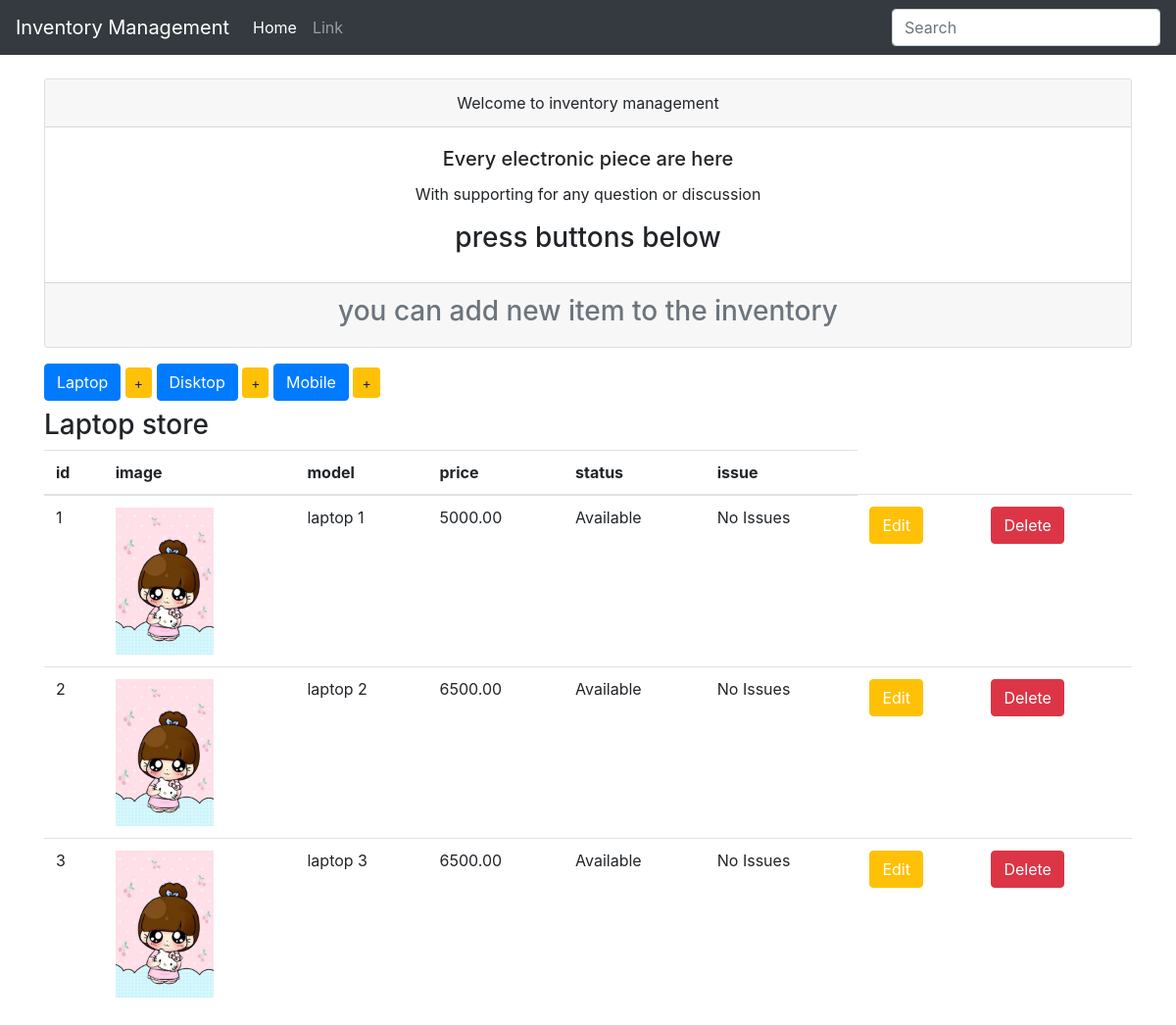
Before: /laptops/ with the older database file.
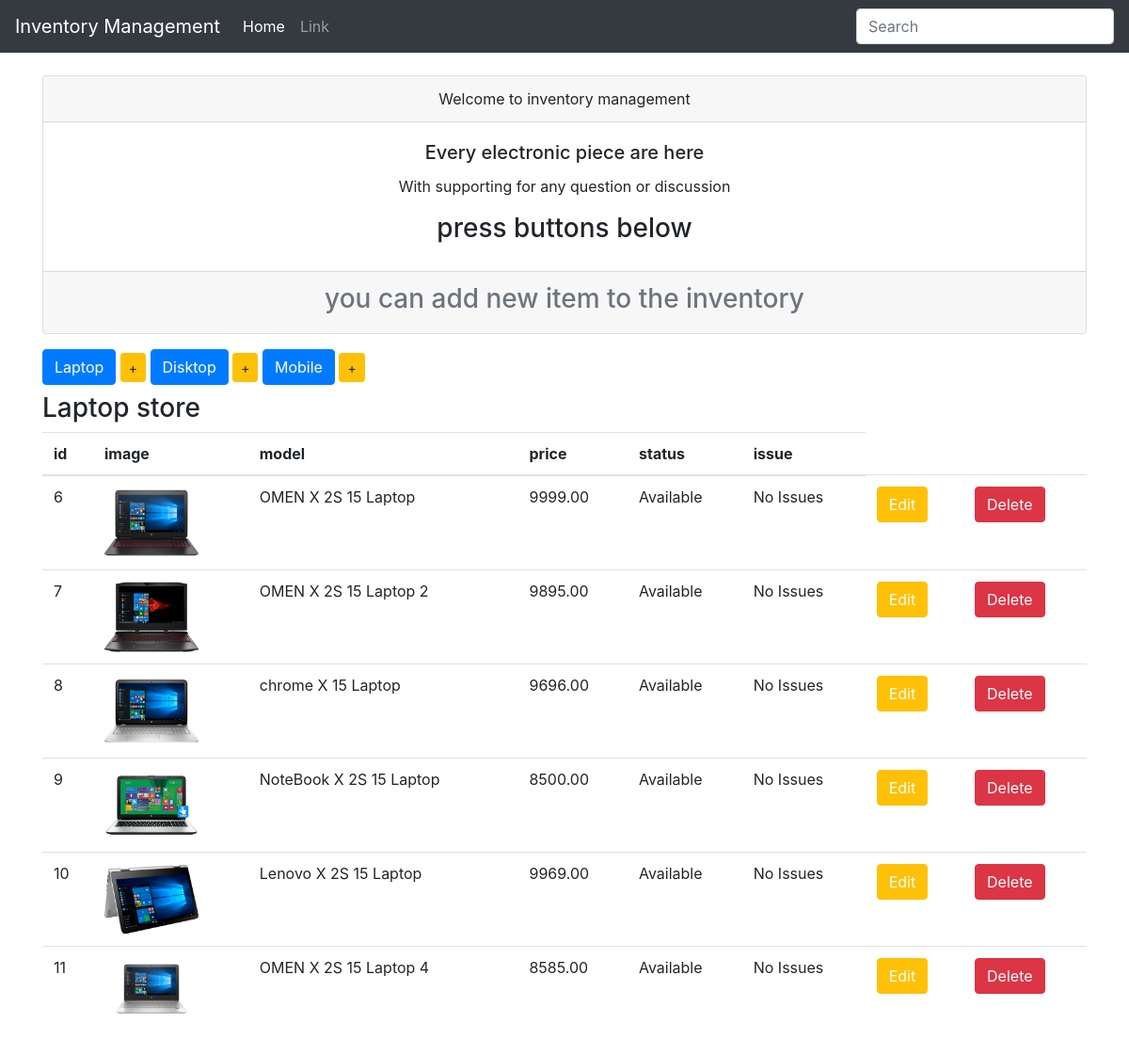
After: the same page with the newer database file.
### invent/models.py (models this page shows, shortened)
class Device(models.Model):
    choices = (('Available','item ready to be prushase'),('Sold','item has been sold'),('restoking','item is restoking in few days'))
    type = models.CharField(max_length=120,blank=False)
    price = models.DecimalField(max_digits=6,decimal_places=2)
    status = models.CharField(max_length=15,blank=False,choices=choices,default = 'Available')
    issue = models.CharField(max_length = 100,default='No Issues')
    class Meta:
        abstract = True

class Laptop(Device):
    image = models.ImageField(upload_to='Laptops_pic')
    name_of_class = models.CharField(max_length=20,default='Laptop',blank=True,null=True)

### invent/views.py (the view)
# urls.py: path('laptops/',views.display_laptops,name='display_Laptops'),
def  display_laptops(request):
    laptops = models.Laptop.objects.all()
    context = {'products':laptops,'header':'Laptop'}
    return render(request,'invent/index.html',context)

### invent/templates/invent/index.html (shortened to what this page needs)
{% extends 'invent/base.html'%}
{%load static%}
{%block content%}
<div class=" mt-4 card text-center">
  <div class="card-header">
    Welcome to inventory management
  </div>
  <div class="card-body">
    <h5 class="card-title">Every electronic piece are here</h5>
    <p class="card-text">With supporting for any question or discussion</p>
    <h3 class="center">press buttons below </h3>
  </div>
  <div class="card-footer text-muted">
    <h3>you can  add new item to the inventory</h3>
  </div>
</div>
<div class="mt-3 mb-2 button-group">
<a href="{%url 'display_Laptops' %}" class="btn btn-primary btn-md" role="button">Laptop</a>
<a href="{%url 'add_laptop' %}" class="btn btn-warning btn-sm" role="button">+</a>
<a href="{%url 'display_Desktops' %}" class="btn btn-primary btn-md" role="button">Disktop</a>
<a href="{%url 'add_desktop' %}" class="btn btn-warning btn-sm" role="button">+</a>
<a href="{%url 'display_Mobiles' %}" class="btn btn-primary btn-md" role="button">Mobile</a>
<a href="{%url 'add_mobile' %}" class="btn btn-warning btn-sm" role="button">+</a>
</div>
<h3> {{header}} store</h3>
<table class="table">
    <thead>
        <tr>
            <th>id</th>
            <th>image</th>
            <th>model</th>
            <th>price</th>
            <th>status</th>
            <th>issue</th>
        </tr>
    </thead>
    <tbody>
       {% for product in products %}
       <tr>
        <td>{{product.id}}</td>
        <td><img src="{{product.image.url}}"width ="100px"/></td>
        <td>{{product.type}}</td>
        <td>{{product.price}}</td>
        <td>{{product.status}}</td>
        <td>{{product.issue}}</td>
           {%if header == "Laptop"%}
           <td><a class="btn btn-warning md" href=" {% url 'edit_Laptop' product.id %} " role="button"style="color:#fff;">Edit</a></td>
           <td><a class="btn btn-danger md" href=" {% url 'delete_Laptop' product.id %} " role="button"style="color:#fff;">Delete</a></td>
           {%elif header == "Desktop"%}
          <td><a class="btn btn-warning md" href=" {% url 'edit_Desktop' product.id %} " role="button"style="color:#fff;">Edit</a></td>
          <td><a class="btn btn-danger md" href=" {% url 'delete_Desktop' product.id %} " role="button"style="color:#fff;">Delete</a></td>
           {%else%}
           <td><a class="btn btn-warning md" href=" {% url 'edit_Mobile' product.id %} " role="button"style="color:#fff;">Edit</a></td>
           <td><a class="btn btn-danger md" href=" {% url 'delete_Mobile' product.id %} " role="button"style="color:#fff;">Delete</a></td>
             {%endif%}
         </tr>
       {%endfor%}
    </tbody>
</table>
{%endblock%}

### invent/templates/invent/base.html (shortened to what this page needs)
{%load static%}
<html>
    <head>
        <link rel="stylesheet" href="{% static 'css/style.css' %}">
        <link rel="stylesheet" href="{% static 'css/bootstrap.min.css' %}">
    </head>
    <body>
        <nav class="navbar navbar-expand navbar-dark bg-dark">
        <a class="navbar-brand" href="#">Inventory Management</a>
        <div class="collapse navbar-collapse" id="navbarsExample02">
          <ul class="navbar-nav mr-auto">
            <li class="nav-item active">
              <a class="nav-link" href="#">Home <span class="sr-only">(current)</span></a>
            </li>
            <li class="nav-item">
              <a class="nav-link" href="#">Link</a>
            </li>
          </ul>
          <form class="form-inline my-2 my-md-0">
            <input class="form-control" type="text" placeholder="Search">
          </form>
        </div>
      </nav>
          <div class="container">
                {%block content %}
                {%endblock content%}
          </div>
    </body>
</html>

Changed rows visible on the page:
removed Laptop: id "1", image (picture), type "laptop 1", price "5000.00", status "Available", issue "No Issues"
removed Laptop: id "2", image (picture), type "laptop 2", price "6500.00", status "Available", issue "No Issues"
removed Laptop: id "3", image (picture), type "laptop 3", price "6500.00", status "Available", issue "No Issues"
added Laptop: id "6", image (picture), type "OMEN X 2S 15 Laptop", price "9999.00", status "Available", issue "No Issues"
added Laptop: id "7", image (picture), type "OMEN X 2S 15 Laptop 2", price "9895.00", status "Available", issue "No Issues"
added Laptop: id "8", image (picture), type "chrome X 15 Laptop", price "9696.00", status "Available", issue "No Issues"
added Laptop: id "9", image (picture), type "NoteBook X 2S 15 Laptop", price "8500.00", status "Available", issue "No Issues"
added Laptop: id "10", image (picture), type "Lenovo X 2S 15 Laptop", price "9969.00", status "Available", issue "No Issues"
added Laptop: id "11", image (picture), type "OMEN X 2S 15 Laptop 4", price "8585.00", status "Available", issue "No Issues"
